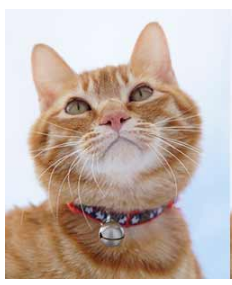
#> input picture innerbuilt/1.png, 232 x 285 px
$ python pp.py
#> lines starting #> are read from the running program, lines starting #| are printed output that depends on the picture
# -*- coding: utf-8 -*-

from PIL import Image, ImageFilter, ImageDraw, ImageFont
import random

# 打开一个jpg图像文件，注意是当前路径:
im = Image.open('1.png')
#> im is the input picture: PIL image 232x285 RGBA; mean R, G, B, A 197.1, 181.4, 173, 255
# 获得图像尺寸:
w, h = im.size
#> w = 232; h = 285
print('Original image size: %sx%s' % (w, h))
#| Original image size: 232x285
# [10 lines of commented-out code are left out]
def rndChar():
    return chr(random.randint(65,90))

def rndColor():
    return (random.randint(64, 255), random.randint(64,255), random.randint(64,255))

def rndColorTwo():
    return (random.randint(32,127), random.randint(32,127), random.randint(32,127))

width = 60*4
height = 60
image = Image.new('RGB', (width, height), (255,255,255))
#> image: PIL image 240x60 RGB; every value is 255
font = ImageFont.truetype('arial.ttf', 36)
draw = ImageDraw.Draw(image)
for x in range(width):
    for y in range(height):
        draw.point((x, y), fill=rndColor())
for t in range(4):
    draw.text((60*t+10, 10), rndChar(), font = font, fill=rndColorTwo())
image = image.filter(ImageFilter.BLUR)
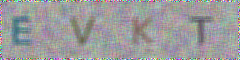
#> image: PIL image 240x60 RGB; mean R, G, B 156.1, 155.4, 156.5
image.save('code.jpg', 'jpeg')
